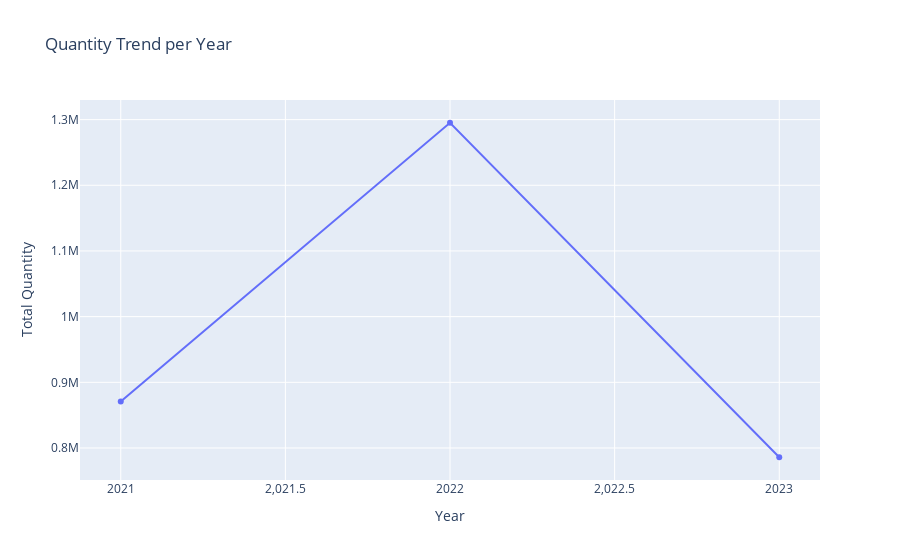
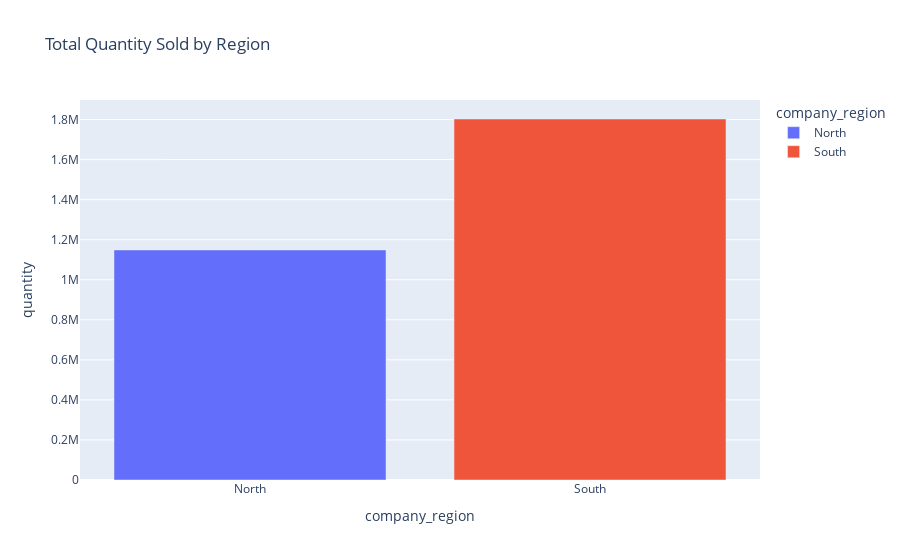
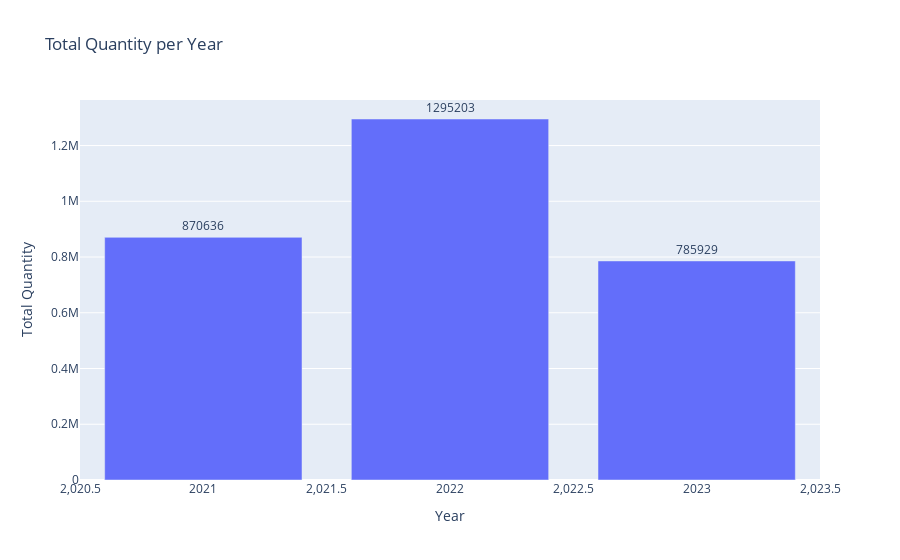
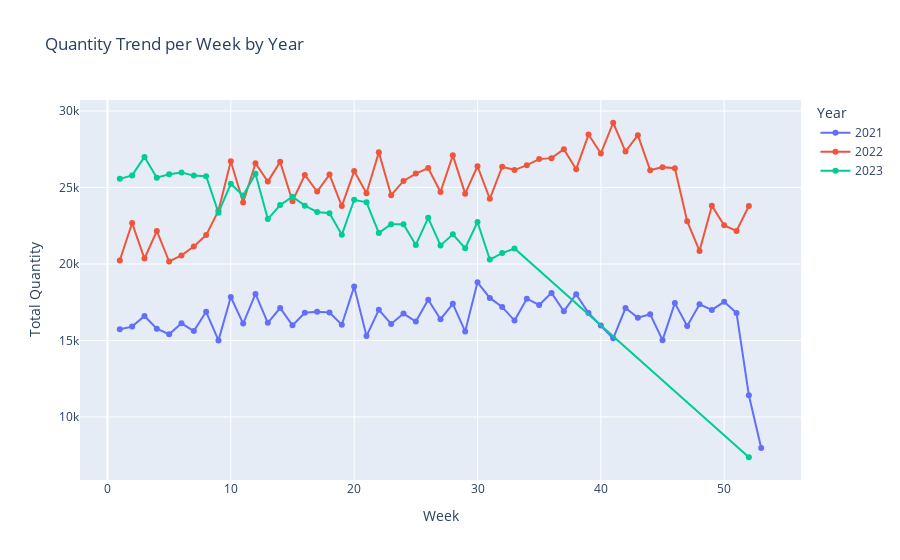

These figures' notebook cell, in order:
### Markdown cell above
Exploratory Analysis

### Code cell
annual_quantity = demand.groupby('year')['quantity'].sum().reset_index()
fig = px.line(annual_quantity, x='year', y='quantity', 
              markers=True,
              title='Quantity Trend per Year',
              labels={'quantity':'Total Quantity', 'year':'Year'})

fig.show()



fig1 = px.bar(demand.groupby('company_region', as_index=False)['quantity'].sum(),
              x='company_region', y='quantity',
              title='Total Quantity Sold by Region',
              color='company_region')
fig1.show()


annual_quantity = demand.groupby('year')['quantity'].sum().reset_index()

fig = px.bar(annual_quantity, x='year', y='quantity',
             title='Total Quantity per Year',
             labels={'quantity':'Total Quantity', 'year':'Year'},
             text='quantity')

fig.update_traces(texttemplate='%{text:.0f}', textposition='outside')
fig.show()

demand['year'] = demand['date'].dt.year
demand['week'] = demand['date'].dt.isocalendar().week.astype(int)

weekly_quantity = demand.groupby(['year', 'week'])['quantity'].sum().reset_index()

import plotly.express as px

fig = px.line(
    weekly_quantity,
    x='week',
    y='quantity',
    color='year',        
    markers=True,
    title='Quantity Trend per Week by Year',
    labels={'quantity':'Total Quantity', 'week':'Week', 'year':'Year'}
)

fig.show()








fig.show()

monthly_quantity = demand.groupby(['year', 'month'], as_index=False)['quantity'].sum()

fig = px.line(monthly_quantity, x='month', y='quantity',
              color='year', markers=True,
              title='Total Monthly Quantity per Year')

fig.show()



monthly_price = demand.groupby(['year', 'month'], as_index=False)['price_per_case'].mean()
fig4 = px.line(monthly_price, x='month', y='price_per_case',
               color='year', markers=True,
               title='Average Monthly Price per Case')
fig4.show()

fig2 = px.bar(demand.groupby('size', as_index=False)['quantity'].sum(),
              x='size', y='quantity', title='Total Quantity by Size',
              color='size')
fig2.show()






fig7 = px.bar(demand.groupby('weekday', as_index=False)['quantity'].sum(),
              x='weekday', y='quantity',
              title='Total Quantity Sold by Weekday',
              color='weekday')
fig7.show()

fig = px.pie(demand, names='type_product', 
             title='Proportion of Type_Product')

fig.show()


demand['year'] = demand['date'].dt.year
demand['week'] = demand['date'].dt.isocalendar().week.astype(int)

weekly_quantity = demand.groupby(['year', 'week'])['quantity'].sum().reset_index()




demand['total_sales'] = demand['quantity'] * demand['price_per_case']
annual_sales = demand.groupby(['company', 'year'])['total_sales'].sum().reset_index()
fig = px.line(
    annual_sales,
    x='year',
    y='total_sales',
    color='company',
    markers=True,
    title='Annual Company Sales',
    labels={'total_sales':'Total Sales', 'year':'Year', 'company':'Company'}
)
fig.show()


customer_sales = demand.groupby('customer_id')['quantity'].sum().reset_index()
customer_sales = customer_sales.sort_values('quantity', ascending=False)

fig = px.bar(
    customer_sales.head(20),
    x='customer_id',
    y='quantity',
    title='Top 20 Customers by Quantity Purchased',
    labels={'customer_id':'Customer ID', 'quantity':'Total Quantity Purchased'},
    text='quantity'
)

fig.update_traces(textposition='outside')
fig.show()

### Figure 1 — Plotly figure (JSON) as saved in the notebook; plotly's stock layout.template omitted (floating-point values rounded to 4 significant figures)
{"data": [{"hovertemplate": "Year=%{x}<br>Total Quantity=%{y}<extra></extra>", "legendgroup": "", "line": {"color": "#636efa", "dash": "solid"}, "marker": {"symbol": "circle"}, "mode": "lines+markers", "name": "", "orientation": "v", "showlegend": false, "type": "scatter", "x": [2021, 2022, 2023], "xaxis": "x", "y": [870600.0, 1295000.0, 785900.0], "yaxis": "y"}], "layout": {"legend": {"tracegroupgap": 0}, "title": {"text": "Quantity Trend per Year"}, "xaxis": {"anchor": "y", "domain": [0, 1], "title": {"text": "Year"}}, "yaxis": {"anchor": "x", "domain": [0, 1], "title": {"text": "Total Quantity"}}}}

### Figure 2 — Plotly figure (JSON) as saved in the notebook; plotly's stock layout.template omitted (floating-point values rounded to 4 significant figures)
{"data": [{"hovertemplate": "company_region=%{x}<br>quantity=%{y}<extra></extra>", "legendgroup": "North", "marker": {"color": "#636efa", "pattern": {"shape": ""}}, "name": "North", "orientation": "v", "showlegend": true, "textposition": "auto", "type": "bar", "x": ["North"], "xaxis": "x", "y": [1149000.0], "yaxis": "y"}, {"hovertemplate": "company_region=%{x}<br>quantity=%{y}<extra></extra>", "legendgroup": "South", "marker": {"color": "#EF553B", "pattern": {"shape": ""}}, "name": "South", "orientation": "v", "showlegend": true, "textposition": "auto", "type": "bar", "x": ["South"], "xaxis": "x", "y": [1803000.0], "yaxis": "y"}], "layout": {"barmode": "relative", "legend": {"title": {"text": "company_region"}, "tracegroupgap": 0}, "title": {"text": "Total Quantity Sold by Region"}, "xaxis": {"anchor": "y", "categoryarray": ["North", "South"], "categoryorder": "array", "domain": [0, 1], "title": {"text": "company_region"}}, "yaxis": {"anchor": "x", "domain": [0, 1], "title": {"text": "quantity"}}}}

### Figure 3 — Plotly figure (JSON) as saved in the notebook; plotly's stock layout.template omitted (floating-point values rounded to 4 significant figures)
{"data": [{"hovertemplate": "Year=%{x}<br>Total Quantity=%{text}<extra></extra>", "legendgroup": "", "marker": {"color": "#636efa", "pattern": {"shape": ""}}, "name": "", "orientation": "v", "showlegend": false, "text": [870600.0, 1295000.0, 785900.0], "textposition": "outside", "texttemplate": "%{text:.0f}", "type": "bar", "x": [2021, 2022, 2023], "xaxis": "x", "y": [870600.0, 1295000.0, 785900.0], "yaxis": "y"}], "layout": {"barmode": "relative", "legend": {"tracegroupgap": 0}, "title": {"text": "Total Quantity per Year"}, "xaxis": {"anchor": "y", "domain": [0, 1], "title": {"text": "Year"}}, "yaxis": {"anchor": "x", "domain": [0, 1], "title": {"text": "Total Quantity"}}}}

### Figure 4 — Plotly figure (JSON) as saved in the notebook; plotly's stock layout.template omitted (floating-point values rounded to 4 significant figures)
{"data": [{"hovertemplate": "Year=2021<br>Week=%{x}<br>Total Quantity=%{y}<extra></extra>", "legendgroup": "2021", "line": {"color": "#636efa", "dash": "solid"}, "marker": {"symbol": "circle"}, "mode": "lines+markers", "name": "2021", "orientation": "v", "showlegend": true, "type": "scatter", "x": [1, 2, 3, 4, 5, 6, 7, 8, 9, 10, 11, 12, 13, 14, 15, 16, 17, 18, 19, 20, 21, 22, 23, 24, 25, 26, 27, 28, 29, 30, 31, 32, 33, 34, 35, 36, 37, 38, 39, 40, 41, 42, 43, 44, 45, 46, 47, 48, 49, 50, 51, 52, 53], "xaxis": "x", "y": [15740.0, 15900.0, 16600.0, 15770.0, 15400.0, 16120.0, 15610.0, 16870.0, 15000.0, 17840.0, 16100.0, 18040.0, 16150.0, 17120.0, 15990.0, 16820.0, 16880.0, 16830.0, 16030.0, 18520.0, 15290.0, 17010.0, 16080.0, 16760.0, 16240.0, 17660.0, 16390.0, 17400.0, 15590.0, 18800.0, 17780.0, 17190.0, 16300.0, 17730.0, 17320.0, 18110.0, 16910.0, 18020.0, 16790.0, 15980.0, 15140.0, 17120.0, 16490.0, 16710.0, 15020.0, 17440.0, 15940.0, 17360.0, 17000.0, 17520.0, 16800.0, 11420.0, 7967.0], "yaxis": "y"}, {"hovertemplate": "Year=2022<br>Week=%{x}<br>Total Quantity=%{y}<extra></extra>", "legendgroup": "2022", "line": {"color": "#EF553B", "dash": "solid"}, "marker": {"symbol": "circle"}, "mode": "lines+markers", "name": "2022", "orientation": "v", "showlegend": true, "type": "scatter", "x": [1, 2, 3, 4, 5, 6, 7, 8, 9, 10, 11, 12, 13, 14, 15, 16, 17, 18, 19, 20, 21, 22, 23, 24, 25, 26, 27, 28, 29, 30, 31, 32, 33, 34, 35, 36, 37, 38, 39, 40, 41, 42, 43, 44, 45, 46, 47, 48, 49, 50, 51, 52], "xaxis": "x", "y": [20230.0, 22670.0, 20350.0, 22160.0, 20160.0, 20560.0, 21140.0, 21890.0, 23490.0, 26720.0, 24020.0, 26580.0, 25390.0, 26670.0, 24100.0, 25820.0, 24740.0, 25840.0, 23790.0, 26070.0, 24620.0, 27300.0, 24500.0, 25430.0, 25910.0, 26270.0, 24700.0, 27100.0, 24600.0, 26390.0, 24260.0, 26360.0, 26140.0, 26460.0, 26850.0, 26920.0, 27500.0, 26200.0, 28460.0, 27220.0, 29230.0, 27350.0, 28420.0, 26130.0, 26330.0, 26260.0, 22800.0, 20860.0, 23800.0, 22520.0, 22160.0, 23790.0], "yaxis": "y"}, {"hovertemplate": "Year=2023<br>Week=%{x}<br>Total Quantity=%{y}<extra></extra>", "legendgroup": "2023", "line": {"color": "#00cc96", "dash": "solid"}, "marker": {"symbol": "circle"}, "mode": "lines+markers", "name": "2023", "orientation": "v", "showlegend": true, "type": "scatter", "x": [1, 2, 3, 4, 5, 6, 7, 8, 9, 10, 11, 12, 13, 14, 15, 16, 17, 18, 19, 20, 21, 22, 23, 24, 25, 26, 27, 28, 29, 30, 31, 32, 33, 52], "xaxis": "x", "y": [25560.0, 25790.0, 27000.0, 25640.0, 25870.0, 25980.0, 25780.0, 25740.0, 23350.0, 25240.0, 24470.0, 25890.0, 22930.0, 23850.0, 24400.0, 23810.0, 23400.0, 23320.0, 21900.0, 24200.0, 24030.0, 22030.0, 22590.0, 22600.0, 21240.0, 23010.0, 21210.0, 21940.0, 21030.0, 22740.0, 20290.0, 20710.0, 21010.0, 7366.0], "yaxis": "y"}], "layout": {"legend": {"title": {"text": "Year"}, "tracegroupgap": 0}, "title": {"text": "Quantity Trend per Week by Year"}, "xaxis": {"anchor": "y", "domain": [0, 1], "title": {"text": "Week"}}, "yaxis": {"anchor": "x", "domain": [0, 1], "title": {"text": "Total Quantity"}}}}
